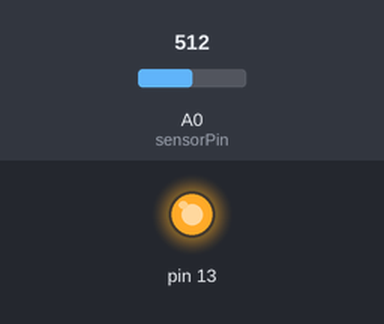
Bench run of a sketch on a simulated Arduino Uno, built with avr-gcc and run on an emulated ATmega328P. Shown: output pins drawn as LEDs (lit = HIGH). Inputs (shaded band) come from the test bench; at power-on: A0 (sensorPin) = 512.

Above: at 0.1 s.
At 5.1 s:
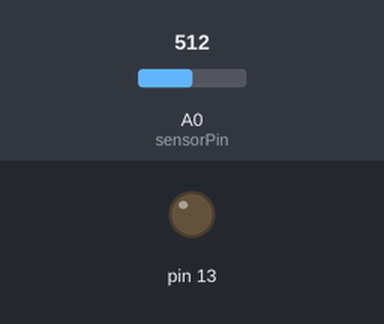
Timing chart, 0 to 6.6 s (numbered marks = the images above):
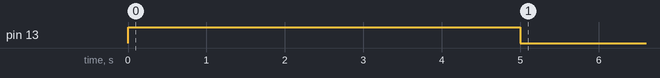

The sketch:

led_lightsencer__Calibration_.ino
```cpp
/*
  Calibration (교정 | 보정 | 영점 조정)

 센서 입력 값을 교정하는 하나의 기법을 보여주는 예제입니다.
 스케치가 실행될 때 최초 5초 동안 센서 핀에 연결된 센서의
 기대치의 최대 최소 값을 결정하기 위하여 센서를 읽어 들입니다.

 센서의 최대 값과 최소 값의 초기 값은 서로 반대로(거꾸로) 되어
 있습니다. 시작할 때, 최소 값을 높게 놓고 낮은 센서 값이 읽히면
 이 값을 새로운 최소 값으로 놓습니다. 이와 같이 최대 값은 낮게
 놓고 새로운 높은 값이 읽히면 이를 새로운 최대 값으로 놓습니다.

 회로:
 * 아날로그 센서(포토레지스터)을 아날로그 입력 핀 A0에 연결합니다.
 * 220Ω 저항 한쪽을 디지털 9번 핀에 연결하고 저항 다른 한쪽을 LED의
   아노드(다리가 긴쪽)에 연결합니다. LED의 캐소드(다리가 짧은 쪽)를
   GND에 연결합니다

 David A Mellis에 의하여 2008년 10월 29에 창작되었으며
 2011년 08월 30일에 Tom Igoe에 의하여 수정되었습니다.

 http://arduino.cc/en/Tutorial/Calibration

 이 예제 코드는 공유 저작물입니다.

 */

// 이 상수 값들은 결코 변하지 않으며, 사용된 핀들에 이름을 붙여
// 주기 위하여 사용되었습니다:
const int sensorPin = A0;    // 센서가 연결된 핀
const int ledPin = 9;        // LED가 연결된 핀

// 변수들:
int sensorValue = 0;         // 센서 값
int sensorMin = 1023;        // 센서 최소값
int sensorMax = 0;           // 센서 최대값


void setup() {
  // 교정 중이라른 것을 알리기 위하여 LED를 ON합니다:
  pinMode(13, OUTPUT);
  digitalWrite(13, HIGH);

  // 최초 5초 동안 교정을 진행합니다
  while (millis() < 5000) {
    sensorValue = analogRead(sensorPin);

    // 센서 최대값을 기록합니다
    if (sensorValue > sensorMax) {
      sensorMax = sensorValue;
    }

    // 센서 최소값을 기록합니다
    if (sensorValue < sensorMin) {
      sensorMin = sensorValue;
    }
  }

  // 교정이 끝났음을 알립니다
  digitalWrite(13, LOW);
}

void loop() {
  // 센서 값을 읽습니다:
  sensorValue = analogRead(sensorPin);

  // 읽어들인 센서 값에 교정값을 적용합니다
  sensorValue = map(sensorValue, sensorMin, sensorMax, 0, 255);

  // 교정중에 범위가 넘어간 센서값인 경우에는 0 ~ 255 값으로 제한합니다
  sensorValue = constrain(sensorValue, 0, 255);

  // 교정된 값을 이용하여 PWM 신호를 만들어 LED에 공급
}
```
